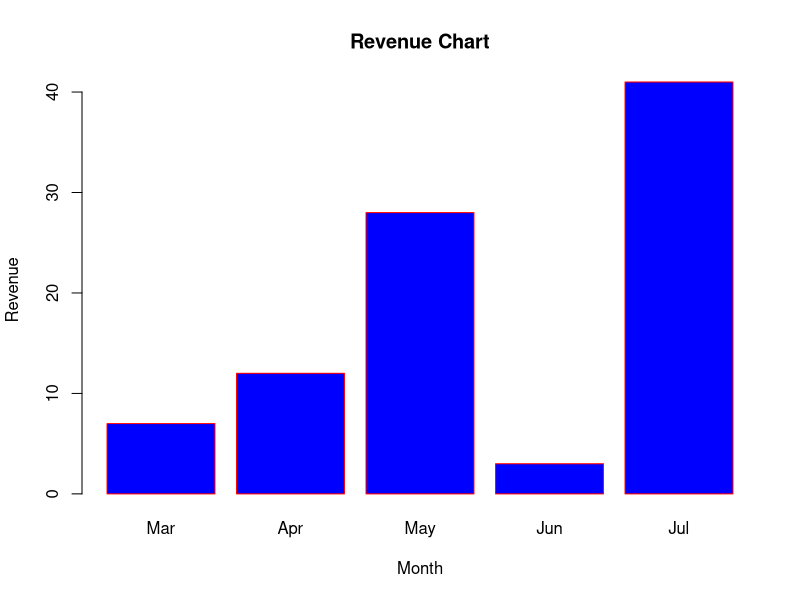
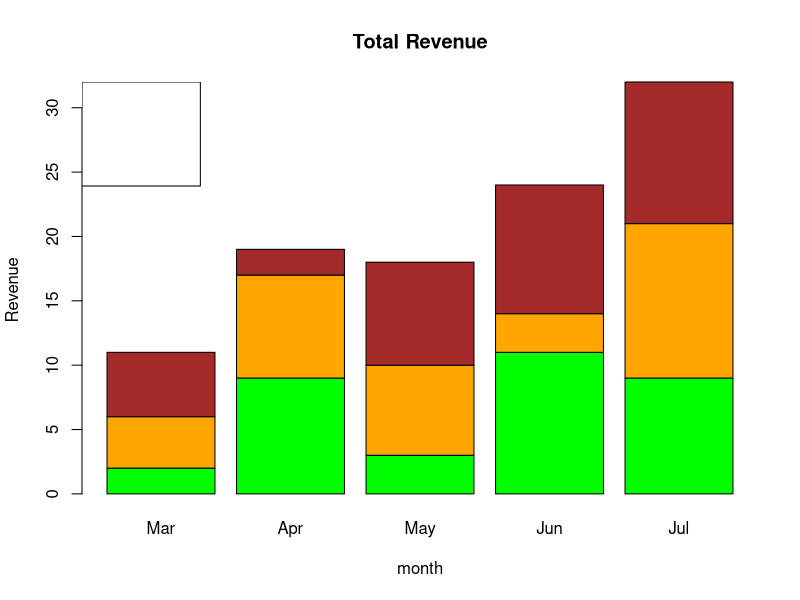

Write the R code that produced these figures, in order. (Note: this script raises an error after producing the figures.)
#-----------------BAR CHART--------------------------
H <- c(7, 12, 28, 3, 41)
lbl <- c("Mar", "Apr", "May", "Jun", "Jul")
png(file = "barchart.png")
barplot(H, names.arg = lbl, xlab = "Month", ylab = "Revenue", col = "blue",
        main = "Revenue Chart", border = "red")
dev.off()

#Stacked Chart
color <- c("green", "orange", "brown")
Month <- c("Mar", "Apr", "May", "Jun", "Jul")
region <- c("East", "West", "North")
png(file = "barchart.png")
values <- matrix(c(2,9,3,11,9,4,8,7,3,12,5,2,8,10,11), nrow = 3, ncol = 5, byrow = TRUE)
barplot(values, main = "Total Revenue", names.arg = Month, xlab = "month", ylab = "Revenue", col = color)
legend("topleft", region, cex = 1.3, fill = colors)
dev.off()
  

#--------------BOX PLOT-------------------------
#data set "mtcars" available in the R environment
input <- mtcars[,c('mpg','cyl')]
print(head(input))

#creating a box plot
png(file = "boxplot.png")
boxplot(mpg ~ cyl, data = mtcars, xlab = "Number of Cylinders", ylab= "Miles Per Gallon", main = "Mileage Data")
dev.off()


#Boxplot with notch
png(file = "boxplot1.png")
boxplot(mpg ~ cyl, 
        data = mtcars, 
        xlab = "Number of Cylinders", 
        ylab= "Miles Per Gallon", 
        main = "Mileage Data",
        notch = TRUE,
        varwidth = TRUE,
        col = c("green", "orange", "purple"),
        names = c("High", "Medium", "Low")
)
dev.off()


#-------------------Histogram------------------------
v <-  c(9,13,21,8,36,22,12,41,31,33,19)
hist(v,
     xlab = "Weight",
     col = "yellow",
     border = "red")
#using xlim and ylim here 
v <-  c(9,13,21,8,36,22,12,41,31,33,19)
png(file = "histogram.png")
hist(v,
     xlab = "Weight",
     col = "yellow",
     border = "red",
     xlim = c(0,40),
     ylim = c(0,5),
     
     )
dev.off()

#-------------------------Line Chart-----------------------
v <- c(7,12,28,3,41)
plot(v, type = "p")
plot(v, type = "l")
plot(v, type = "o")
#"p" will draw only points, "l" will only draw line and "o" will draw both points and line

#Plotting chart with Title and lables
v <- c(7, 12, 28, 3, 41)
png(file = "rainfall_chart.jpg")
plot(v,
     type = "o",
     col = "red",
     xlab = "Month",
     ylab = "Rain Fall",
     main = "Rain Fall chart"
     )

#Multiple Line charts
v <- c(7, 12, 28, 3, 41)
t <- c(14, 7, 6, 19, 3)
plot(v, 
     type = "o",
     col = "red",
     xlab = "Month",
     ylab = "Rain fall",
     main = "Rain Fall Chart"
     )
lines(t, type = "o", col = "blue")


#--------------------Scatter Plot--------------------

#Reading data from mtcars dataset
input <- mtcars[,c('wt', 'mpg')]
print(head(input))

#Plotting Scatter Plot

plot(x = input$wt, y = input$mpg,
     xlab = "Weight",
     ylab = "Mileage",
     xlim = c(2.5, 5),
     ylim = c(15, 30),
     col = "red",
     main = "Weight VS Mileage"
     )

#ScatterPlot Matrices
pairs(~wt+mpg+disp+cyl, data = mtcars,
      main = "ScatterPlot Matrix")



